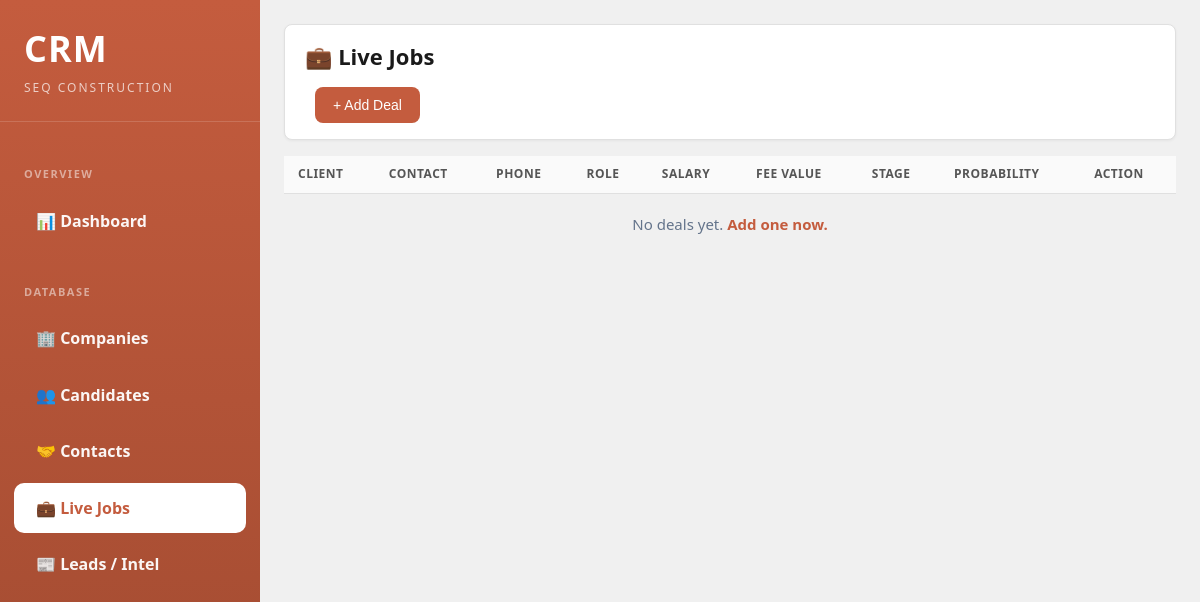
Page /deals on the earlier database version.
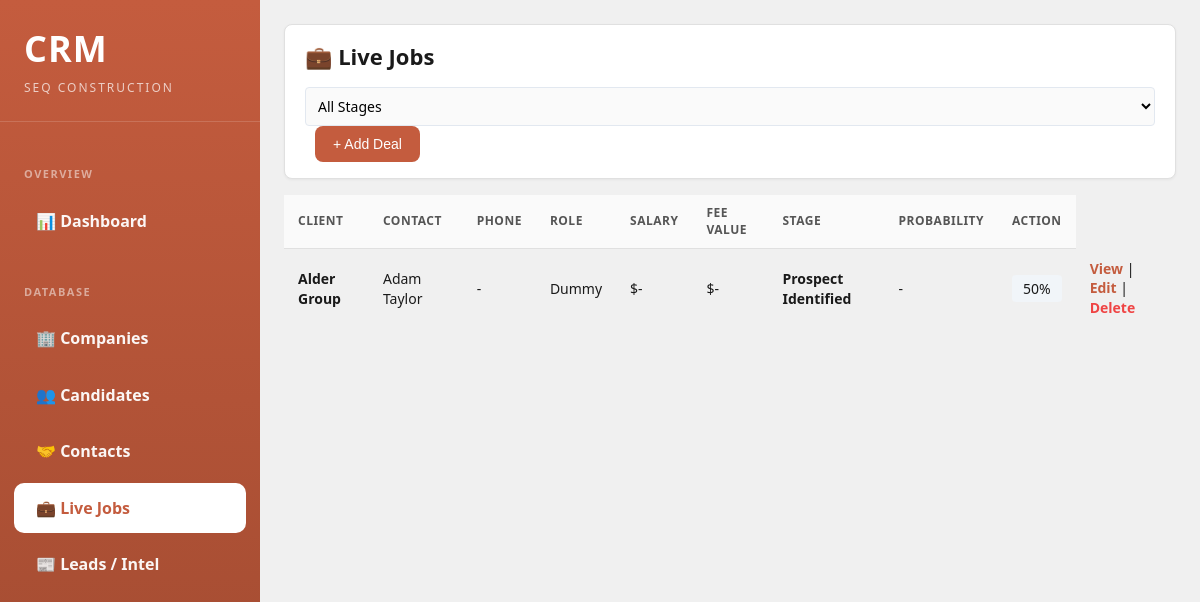
Same page on the later database version.
### tables this page shows
CREATE TABLE deals (
            id INTEGER PRIMARY KEY,
            client TEXT NOT NULL,
            role TEXT NOT NULL,
            salary_value INTEGER,
            fee_value INTEGER,
            stage TEXT DEFAULT 'Prospect Identified',
            competition TEXT,
            probability INTEGER DEFAULT 50,
            next_action TEXT,
            notes TEXT,
            created_at TIMESTAMP DEFAULT CURRENT_TIMESTAMP,
            updated_at TIMESTAMP DEFAULT CURRENT_TIMESTAMP
        , contact_name TEXT, phone TEXT);

### app.py (the view)
@app.route('/deals')
def deals_list():
    db = get_db()
    cursor = db.cursor()
    stage = request.args.get('stage', '')
    if stage:
        cursor.execute('SELECT * FROM deals WHERE stage = ? ORDER BY updated_at DESC', (stage,))
    else:
        cursor.execute('SELECT * FROM deals ORDER BY updated_at DESC')
    deals = cursor.fetchall()
    cursor.execute('SELECT DISTINCT stage FROM deals ORDER BY stage')
    stages = cursor.fetchall()
    db.close()
    return render_template('deals.html', deals=deals, stages=stages, current_stage=stage)

### app.py (called while the page is built)
def get_db():
    db = sqlite3.connect(app.config['DATABASE'])
    db.row_factory = sqlite3.Row
    return db

### templates/deals.html (shortened to what this page needs)
{% extends "base.html" %}
{% block content %}
<div class="header">
  <h1>💼 Live Jobs</h1>
  <div style="margin-top: 15px;">
    <form method="get" style="display: inline;">
      {% if stages %}
      <select name="stage" onchange="this.form.submit()" style="padding: 8px; border-radius: 4px; border: 1px solid #e2e8f0;">
        <option value="">All Stages</option>
      </select>
      {% endif %}
    </form>
    <button class="btn" onclick="showAddForm()" style="margin-left: 10px;">+ Add Deal</button>
  </div>
</div>
<table>
  <thead>
    <tr>
      <th>Client</th>
      <th>Contact</th>
      <th>Phone</th>
      <th>Role</th>
      <th>Salary</th>
      <th>Fee Value</th>
      <th>Stage</th>
      <th>Probability</th>
      <th>Action</th>
    </tr>
  </thead>
  <tbody>
    {% for deal in deals %}
    <tr>
      <td><strong>{{ deal.client }}</strong></td>
      <td>{{ deal.contact_name or '-' }}</td>
      <td>{{ deal.phone or '-' }}</td>
      <td>{{ deal.role }}</td>
      <td>${{ "{:,.0f}".format(deal.salary_value) if deal.salary_value else '-' }}</td>
      <td>${{ "{:,.0f}".format(deal.fee_value) if deal.fee_value else '-' }}</td>
      <td><strong>{{ deal.stage }}</strong></td>
      <td>{{ deal.competition or '-' }}</td>
      <td>
        <div style="background: #f1f5f9; padding: 4px 8px; border-radius: 4px; text-align: center;">
          {{ deal.probability }}%
        </div>
      </td>
      <td>
        <a href="/deal/{{ deal.id }}">View</a> |
        <a href="#" onclick="editJobById({{ deal.id }}); return false;">Edit</a> |
        <a href="#" onclick="deleteJobById('{{ deal.client }}', '{{ deal.role }}', {{ deal.id }}); return false;" style="color: #ef4444;">Delete</a>
      </td>
    </tr>
    {% endfor %}
  </tbody>
</table>
{% if not deals %}
<p style="text-align: center; color: #64748b; margin-top: 20px;">No deals yet. <a href="#" onclick="showAddForm(); return false;">Add one now.</a></p>
{% endif %}
{% endblock %}

Differences in the rows shown:
added deals: client "Alder Group", contact_name "Adam Taylor", phone "-", role "Dummy", salary_value "-", fee_value "-", stage "Prospect Identified", competition "-", probability "50"
Other differences:
form field stage: (not shown) → "All Stages"
text no longer shown: "No deals yet. Add one now."
